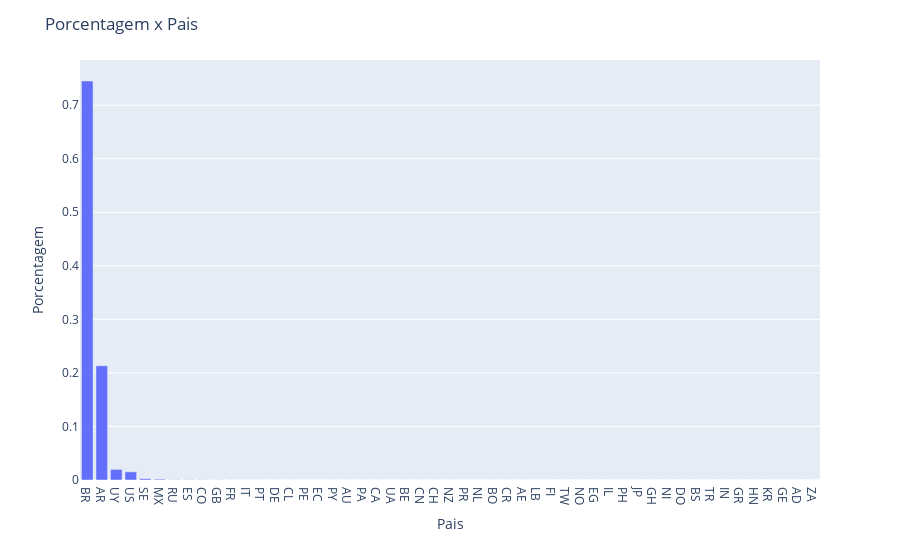

Write notebook code for a chart like this one.
### Markdown cell above
Similarly, the majority of frauds are allocated in categories 4 and 2. Now, let's examine the cardinality of the `country` variable.

### Code cell
## count the percentage of samples in each contry (pais), and plot a bar chart using plotly
fig = px.bar(
    df['pais'].value_counts(normalize=True).reset_index(),
    x='pais',
    y='proportion',
    labels={'index': 'Pais', 'pais': 'Porcentagem'},
)

fig.update_layout(
    xaxis_title="Pais",
    yaxis_title="Porcentagem",
    title="Porcentagem x Pais"
)

fig.show()

### Figure 1 — Plotly figure (JSON) as saved in the notebook; plotly's stock layout.template omitted (floating-point values rounded to 4 significant figures)
{"data": [{"alignmentgroup": "True", "hovertemplate": "Porcentagem=%{x}<br>proportion=%{y}<extra></extra>", "legendgroup": "", "marker": {"color": "#636efa", "pattern": {"shape": ""}}, "name": "", "offsetgroup": "", "orientation": "v", "showlegend": false, "textposition": "auto", "type": "bar", "x": ["BR", "AR", "UY", "US", "SE", "MX", "RU", "ES", "CO", "GB", "FR", "IT", "PT", "DE", "CL", "PE", "EC", "PY", "AU", "PA", "CA", "UA", "BE", "CN", "CH", "NZ", "PR", "NL", "BO", "CR", "AE", "LB", "FI", "TW", "NO", "EG", "IL", "PH", "JP", "GH", "NI", "DO", "BS", "TR", "IN", "GR", "HN", "KR", "GE", "AD", "ZA"], "xaxis": "x", "y": [0.7452, 0.2134, 0.01981, 0.01517, 0.00239, 0.001575, 0.0004873, 0.0004606, 0.0004272, 0.000287, 0.0001202, 9.345e-05, 8.678e-05, 6.008e-05, 6.008e-05, 3.338e-05, 2.67e-05, 2.67e-05, 2.003e-05, 2.003e-05, 2.003e-05, 2.003e-05, 2.003e-05, 2.003e-05, 2.003e-05, 2.003e-05, 1.335e-05, 1.335e-05, 1.335e-05, 1.335e-05, 1.335e-05, 1.335e-05, 6.675e-06, 6.675e-06, 6.675e-06, 6.675e-06, 6.675e-06, 6.675e-06, 6.675e-06, 6.675e-06, 6.675e-06, 6.675e-06, 6.675e-06, 6.675e-06, 6.675e-06, 6.675e-06, 6.675e-06, 6.675e-06, 6.675e-06, 6.675e-06, 6.675e-06], "yaxis": "y"}], "layout": {"barmode": "relative", "legend": {"tracegroupgap": 0}, "margin": {"t": 60}, "title": {"text": "Porcentagem x Pais"}, "xaxis": {"anchor": "y", "domain": [0, 1], "title": {"text": "Pais"}}, "yaxis": {"anchor": "x", "domain": [0, 1], "title": {"text": "Porcentagem"}}}}
